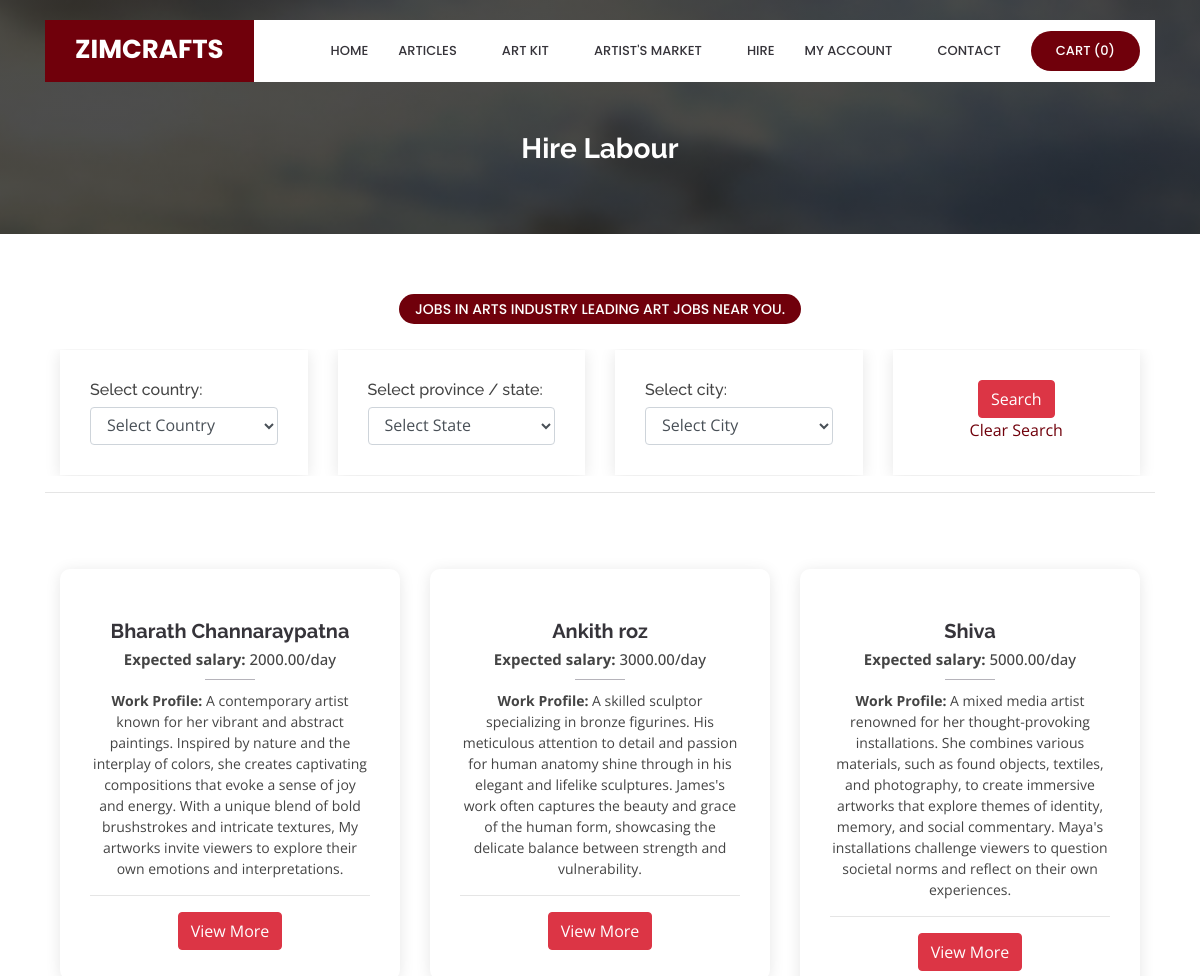
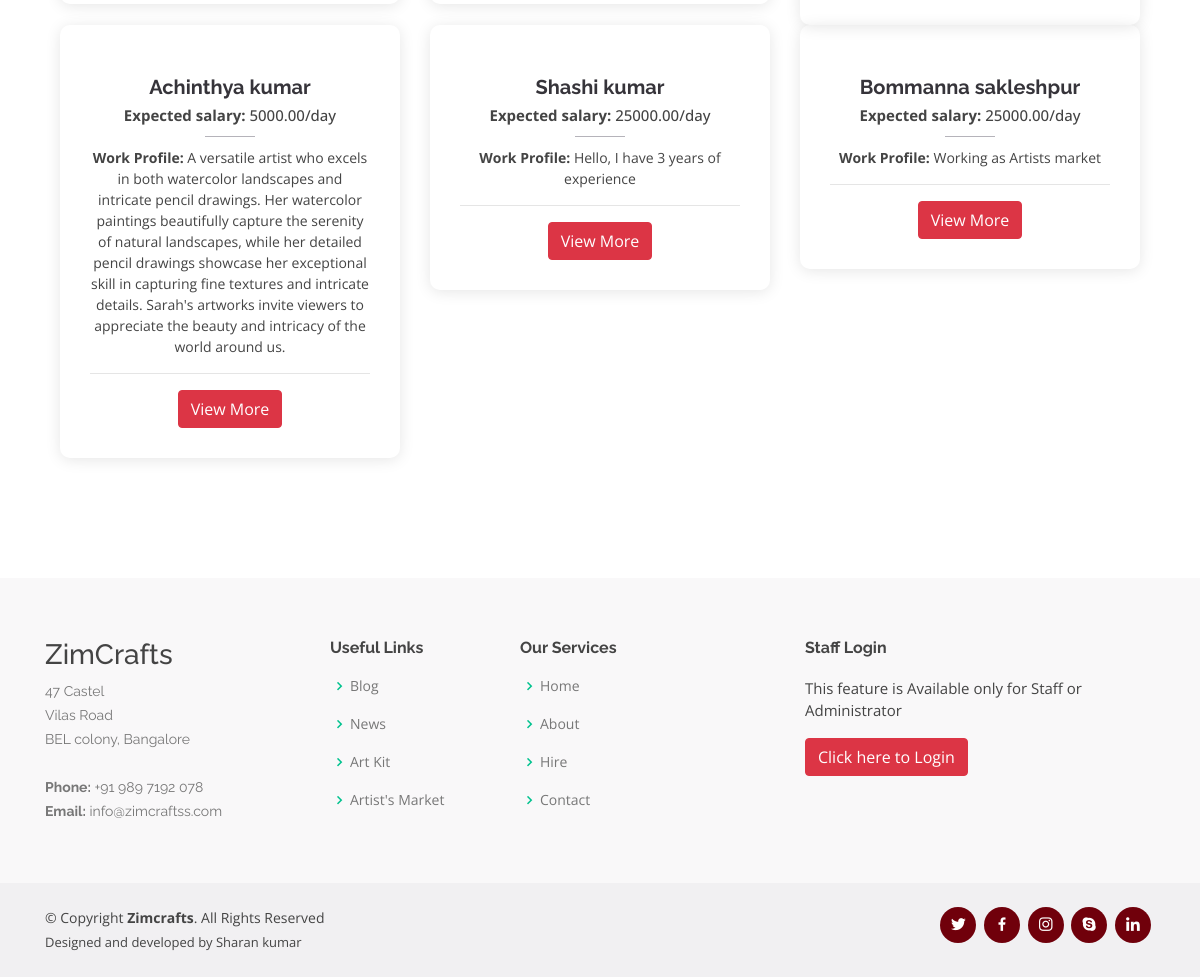
Screenshot of /displayworkers.php with the database file from the repository (2 pictures, top to bottom).
### tables this page shows
CREATE TABLE `worker` (
  `worker_id` int(10) NOT NULL,
  `name` varchar(50) NOT NULL,
  `address` text NOT NULL,
  `state_id` int(10) NOT NULL,
  `city_id` int(10) NOT NULL,
  `country_id` int(10) NOT NULL,
  `pincode` varchar(10) NOT NULL,
  `work_profile` text NOT NULL,
  `biodata` varchar(100) NOT NULL,
  `contactno` varchar(15) NOT NULL,
  `date_of_birth` date NOT NULL,
  `login_id` varchar(100) NOT NULL,
  `password` varchar(100) NOT NULL,
  `expected_salary` float(10,2) NOT NULL,
  `status` varchar(10) NOT NULL
);

### displayworkers.php (the view, shortened to what this page needs)
<?php
include("header.php");
?>
  <main id="main">
    <section id="cta" class="cta">
      <div class="container">
        <div class="text-center" data-aos="zoom-in">
			<br>
			<br>
			<br>
          <h3>Hire Labour</h3>
        </div>
      </div>
    </section>
    <section id="portfolio" class="portfolio">
      <div class="container">
        <div class="row" data-aos="fade-up" data-aos-delay="100">
          <div class="col-lg-12 d-flex justify-content-center">
            <ul id="portfolio-flters">
<li data-filter="*" class="filter-active">Jobs in Arts industry leading art jobs near you. </li>
            </ul>
          </div>
        </div>
    <section id="contact" class="contact" style="padding: 1px 0;">
      <div class="container">
        <div class="row">
          <div class="col-lg-12" data-aos="fade-up" data-aos-delay="100">
<form method="get" action="" name="frmworkersearch" onSubmit="return validateworksearch()">
            <div class="row">
              <div class="col-lg-3">
                <div class="info">
                  <h6>Select country:</h6>
<select name="country" id="country" onChange="loadstate(this.value)" autofocus class="search_categories form-control">
        <option value="">Select Country</option>
</select>
                </div>
              </div>
              <div class="col-lg-3">
                <div class="info w-100">
                  <h6>Select province / state:</h6>
<span id='loadstate'><select name="state"  autofocus class="search_categories form-control"><option value="">Select State</option></select></span>
                </div>
              </div>
              <div class="col-lg-3">
                <div class="info w-100">
                  <h6>Select city:</h6>
<span id='loadcity'><select name="city"  autofocus class="search_categories form-control"><option value="">Select City</option></select></span>
                </div>
              </div>
              <div class="col-lg-3">
                <div class="info w-100" style="height: 100%;">
       <center>
	   <input type="submit" name="submit" id="submit" value="Search" class="btn btn-danger"><br><a href="displayworkers.php">Clear Search</a></center>
                </div>
              </div>
            </div>
</form>
		 </div>
        </div>
      </div>
    </section>
<hr>
    <section id="team" class="team">
      <div class="container">
        <div class="row">
          <div class="col-lg-12">
            <div class="row">
<?php
$sql = "SELECT * FROM worker WHERE status='Active'";
$qsql = mysqli_query($con,$sql);
if(mysqli_num_rows($qsql)  == 0)
{
echo "<center>Sorry, No Workers Found For The Searched Location!!</center>";
}
else
{
	while($rs = mysqli_fetch_array($qsql))
	{
	?>
	  <div class="col-lg-4">
		<div class="member" data-aos="zoom-in" data-aos-delay="100">
		  <div class="member-info">
			<h4><?php  echo $rs['name']; ?></h4>
			<span><strong>Expected salary: </strong> <?php echo $rs['expected_salary']; ?>/day</span>
			<p><strong>Work Profile:</strong> <?php echo $rs['work_profile']; ?></p>
			<hr>
			<div >
			  <a href="workerdetailed.php?workerid=<?php echo $rs['worker_id']; ?>" class="btn btn-danger">View More</a>
			</div>
		  </div>
		</div>
	  </div>
	<?php
	}
}
?>
            </div>
          </div>
        </div>
      </div>
    </section>
      </div>
    </section>
  </main>
<?php
include("footer.php");
?>

### header.php (shortened to what this page needs)
<?php
include("dbconnection.php");
?>
<!DOCTYPE html>
<html lang="en">
<head>
  <link href="assets/vendor/bootstrap/css/bootstrap.min.css" rel="stylesheet">
  <link href="assets/vendor/icofont/icofont.min.css" rel="stylesheet">
  <link href="assets/vendor/boxicons/css/boxicons.min.css" rel="stylesheet">
  <link href="assets/vendor/remixicon/remixicon.css" rel="stylesheet">
  <link href="assets/vendor/venobox/venobox.css" rel="stylesheet">
  <link href="assets/vendor/owl.carousel/assets/owl.carousel.min.css" rel="stylesheet">
  <link href="assets/vendor/aos/aos.css" rel="stylesheet">
  <link href="assets/css/style.css" rel="stylesheet">
  <link href="assets/css/jquery.dataTables.min.css" rel="stylesheet">
</head>
<body>
  <header id="header" class="fixed-top d-flex align-items-center">
    <div class="container">
      <div class="header-container d-flex align-items-center">
        <div class="logo mr-auto">
          <h1 class="text-light"><a href="index.php"><span>ZIMCRAFTS</span></a></h1>
        </div>
        <nav class="nav-menu d-none d-lg-block">
          <ul>
            <li class="<?php if(basename($_SERVER['PHP_SELF']) == "index.php" ) { echo ' active '; } ?>"><a href="index.php">Home</a></li>
						<li class="drop-down"><a href="#">Articles</a>
						</li>
            <li class="drop-down <?php if(basename($_SERVER['PHP_SELF']) == "displayproducts.php" ) { echo ' active '; } ?>"><a href="displayproducts.php" onclick='window.location=`displayproducts.php`' >Art Kit</a>
            </li>
			<li class="drop-down <?php
                            if(basename($_SERVER['PHP_SELF']) == "displaysales.php" )
                            {
                              echo ' active ';
                            }
                            ?>"><a href="displaysales.php" onclick='window.location=`displaysales.php`'>Artist's Market</a>
            </li>
            <li><a href="displayworkers.php">Hire</a></li>
<?php
if(isset($_SESSION['customerid']))
{
?>
<li class="drop-down <?php
                            if(basename($_SERVER['PHP_SELF']) == "customerpanel.php" || basename($_SERVER['PHP_SELF']) == "customerUpdate.php" || basename($_SERVER['PHP_SELF']) == "Customerchngpassword.php"  || basename($_SERVER['PHP_SELF']) == "viewcstpurchasereport.php"  || basename($_SERVER['PHP_SELF']) == "viewpurchaserequest.php"  || basename($_SERVER['PHP_SELF']) == "viewcstpurchaseorder.php"  || basename($_SERVER['PHP_SELF']) == "viewpurchasereport.php"  )
                            {
                              echo ' active ';
                            }
                            ?>" ><a href="">My Account</a>
  <ul>
	<li><a href="customerpanel.php">Customer Panel</a></li>
	<li><a href="viewcstpurchasereport.php">Art Kit - Purchase Report</a></li>
    <li><a href="viewpurchaserequest.php">Artist's Market - View Purchase request</a></li>
    <li><a href="viewcstpurchaseorder.php">Artist's Market - View Purchase Order</a></li>
    <li><a href="viewpurchasereport.php">Artist's Market - View Billing Report</a></li>
	<li><a href="customerUpdate.php">Update Profile</a></li>
	<li><a href="Customerchngpassword.php">Change Password</a></li>
	<li><a href="logout.php">Logout</a></li>
  </ul>
</li>
<?php
}
else
{
?>
<li class="drop-down"><a href="">My Account</a>
</li>
<?php
}
?>
			<li><a href="contact.php">Contact</a></li>
<?php
$sqlproduct_purchase_record = "SELECT * FROM  product_purchase_record
WHERE status='Pending'";
if(isset($_SESSION['customerid']))
{
$sqlproduct_purchase_record =$sqlproduct_purchase_record  . " AND customer_id='$_SESSION[customerid]' ";
}
else if(isset($_SESSION['artistid']))
{
$sqlproduct_purchase_record =$sqlproduct_purchase_record  . " AND artist_id='$_SESSION[artistid]' ";
}
else
{
$sqlproduct_purchase_record =$sqlproduct_purchase_record  . " AND selling_prod_id='0' ";
}
$qsqlproduct_purchase_record = mysqli_query($con,$sqlproduct_purchase_record);
if(mysqli_num_rows($qsqlproduct_purchase_record) >= 1)
{
?>
<li class="get-started"><a href="displaycart.php">Cart (<?php echo mysqli_num_rows($qsqlproduct_purchase_record); ?>)</a></li>
<?php
}
else
{
?>
<li class="get-started"><a href="#">Cart (<?php echo mysqli_num_rows($qsqlproduct_purchase_record); ?>)</a></li>
<?php
}
?>
          </ul>
        </nav>
      </div>
    </div>
  </header>

### footer.php (shortened to what this page needs)
  <footer id="footer">
    <div class="footer-top">
      <div class="container">
        <div class="row">
          <div class="col-lg-3 col-md-6 footer-contact">
            <h3>ZimCrafts</h3>
            <p>
              47 Castel <br>
              Vilas Road<br>
              BEL colony, Bangalore<br><br>
              <strong>Phone:</strong> +91 989 7192 078<br>
              <strong>Email:</strong> info@zimcraftss.com<br>
            </p>
          </div>
          <div class="col-lg-2 col-md-6 footer-links">
            <h4>Useful Links</h4>
            <ul>
              <li><i class="bx bx-chevron-right"></i> <a href="displayarticles.php?articletype=Blog">Blog</a></li>
              <li><i class="bx bx-chevron-right"></i> <a href="displayarticles.php?articletype=News">News</a></li>
              <li><i class="bx bx-chevron-right"></i> <a href="displayproducts.php">Art Kit</a></li>
              <li><i class="bx bx-chevron-right"></i> <a href="displaysales.php">Artist's Market</a></li>
            </ul>
          </div>
          <div class="col-lg-3 col-md-6 footer-links">
            <h4>Our Services</h4>
            <ul>
              <li><i class="bx bx-chevron-right"></i> <a href="index.php">Home</a></li>
              <li><i class="bx bx-chevron-right"></i> <a href="aboutus.php">About</a></li>
              <li><i class="bx bx-chevron-right"></i> <a href="displayworkers.php">Hire</a></li>
              <li><i class="bx bx-chevron-right"></i> <a href="contact.php">Contact</a></li>
            </ul>
          </div>
          <div class="col-lg-4 col-md-6 footer-newsletter">
            <h4>Staff Login</h4>
            <p>This feature is Available only for Staff or Administrator</p>
            <button class="btn btn-danger" type="submit" onclick="window.location='adminloginpanel.php';">Click here to Login</button>
          </div>
        </div>
      </div>
    </div>
    <div class="container d-md-flex py-4">
      <div class="mr-md-auto text-center text-md-left">
        <div class="copyright">
          &copy; Copyright <strong><span>Zimcrafts</span></strong>. All Rights Reserved
        </div>
        <div class="credits">
          Designed and developed by Sharan kumar
        </div>
      </div>
      <div class="social-links text-center text-md-right pt-3 pt-md-0">
        <a href="#" class="twitter"><i class="bx bxl-twitter"></i></a>
        <a href="#" class="facebook"><i class="bx bxl-facebook"></i></a>
        <a href="#" class="instagram"><i class="bx bxl-instagram"></i></a>
        <a href="#" class="google-plus"><i class="bx bxl-skype"></i></a>
        <a href="#" class="linkedin"><i class="bx bxl-linkedin"></i></a>
      </div>
    </div>
  </footer>
  <link href="assets/js/dataTables.responsive.min.js" rel="stylesheet">
</body>
</html>

### rows the page displays
worker: name "Bharath Channaraypatna", expected_salary "2000.00", work_profile "A contemporary artist known for her vibrant and abstract paintings. Inspired by nature and the interplay of colors, she creates captivating compositions that evoke a sense of joy and energy. With a unique blend of bold brushstrokes and intricate textures, My artworks invite viewers to explore their own emotions and interpretations."
worker: name "Ankith roz", expected_salary "3000.00", work_profile "A skilled sculptor specializing in bronze figurines. His meticulous attention to detail and passion for human anatomy shine through in his elegant and lifelike sculptures. James's work often captures the beauty and grace of the human form, showcasing the delicate balance between strength and vulnerability."
worker: name "Shiva", expected_salary "5000.00", work_profile "A mixed media artist renowned for her thought-provoking installations. She combines various materials, such as found objects, textiles, and photography, to create immersive artworks that explore themes of identity, memory, and social commentary. Maya's installations challenge viewers to question societal norms and reflect on their own experiences."
worker: name "Achinthya kumar", expected_salary "5000.00", work_profile "A versatile artist who excels in both watercolor landscapes and intricate pencil drawings. Her watercolor paintings beautifully capture the serenity of natural landscapes, while her detailed pencil drawings showcase her exceptional skill in capturing fine textures and intricate details. Sarah's artworks invite viewers to appreciate the beauty and intricacy of the world around us."
worker: name "Shashi kumar", expected_salary "25000.00", work_profile "Hello, I have 3 years of experience"
worker: name "Bommanna sakleshpur", expected_salary "25000.00", work_profile "Working as Artists market"

### other values shown
mysqli_num_rows($qsqlproduct_purchase_record) "0"
